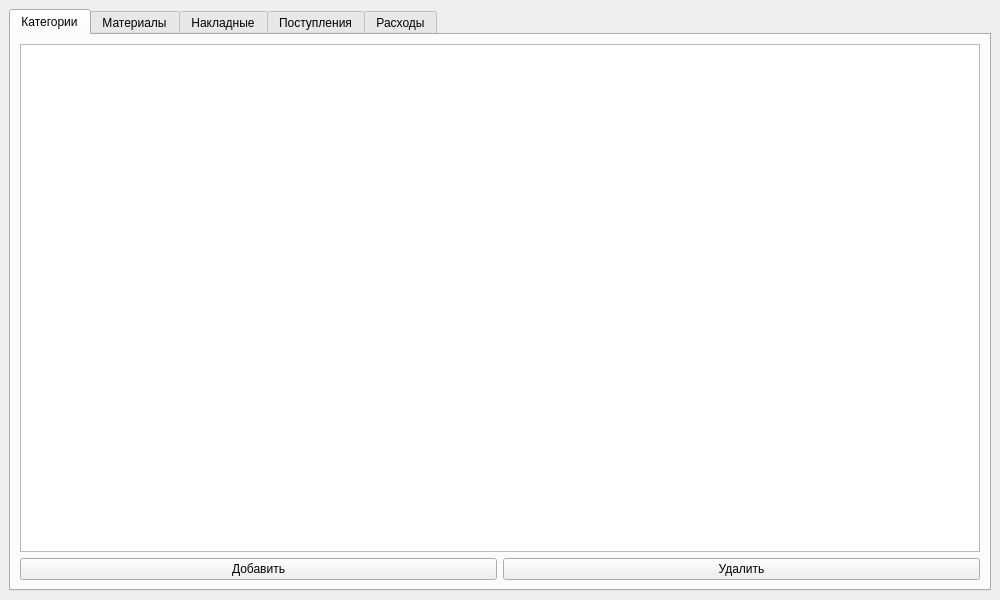
<ui version="4.0">
 <class>MainWindow</class>
 <widget class="QMainWindow" name="MainWindow">
  <property name="geometry">
   <rect>
    <x>0</x>
    <y>0</y>
    <width>1000</width>
    <height>600</height>
   </rect>
  </property>
  <property name="windowTitle">
   <string>Учет материалов на складе</string>
  </property>
  <widget class="QMenuBar" name="menubar">
   <property name="geometry">
    <rect>
     <x>0</x>
     <y>0</y>
     <width>1000</width>
     <height>21</height>
    </rect>
   </property>
   <widget class="QMenu" name="menuФайл">
    <property name="title">
     <string>Файл</string>
    </property>
    <addaction name="actionSave"/>
    <addaction name="actionLoad"/>
   </widget>
   <addaction name="menuФайл"/>
  </widget>
  <widget class="QWidget" name="centralwidget">
   <layout class="QVBoxLayout">
    <item>
     <widget class="QTabWidget" name="tabWidget">
      <property name="currentIndex">
       <number>0</number>
      </property>
      <!-- Вкладка Категории -->
      <widget class="QWidget" name="tabCategory">
       <attribute name="title">
        <string>Категории</string>
       </attribute>
       <layout class="QVBoxLayout">
        <item>
         <widget class="QTableView" name="tableCategory"/>
        </item>
        <item>
         <layout class="QHBoxLayout">
          <item>
           <widget class="QPushButton" name="btnAddCategory">
            <property name="text">
             <string>Добавить</string>
            </property>
           </widget>
          </item>
          <item>
           <widget class="QPushButton" name="btnDeleteCategory">
            <property name="text">
             <string>Удалить</string>
            </property>
           </widget>
          </item>
         </layout>
        </item>
       </layout>
      </widget>
      <!-- Вкладка Материалы -->
      <widget class="QWidget" name="tabMaterial">
       <attribute name="title">
        <string>Материалы</string>
       </attribute>
       <layout class="QVBoxLayout">
        <item>
         <widget class="QTableView" name="tableMaterial"/>
        </item>
        <item>
         <layout class="QHBoxLayout">
          <item>
           <widget class="QPushButton" name="btnAddMaterial">
            <property name="text">
             <string>Добавить</string>
            </property>
           </widget>
          </item>
          <item>
           <widget class="QPushButton" name="btnDeleteMaterial">
            <property name="text">
             <string>Удалить</string>
            </property>
           </widget>
          </item>
         </layout>
        </item>
       </layout>
      </widget>
      <!-- Вкладка Накладные -->
      <widget class="QWidget" name="tabWaybill">
       <attribute name="title">
        <string>Накладные</string>
       </attribute>
       <layout class="QVBoxLayout">
        <item>
         <widget class="QTableView" name="tableWaybill"/>
        </item>
        <item>
         <layout class="QHBoxLayout">
          <item>
           <widget class="QPushButton" name="btnAddWaybill">
            <property name="text">
             <string>Добавить</string>
            </property>
           </widget>
          </item>
          <item>
           <widget class="QPushButton" name="btnDeleteWaybill">
            <property name="text">
             <string>Удалить</string>
            </property>
           </widget>
          </item>
         </layout>
        </item>
       </layout>
      </widget>
      <!-- Вкладка Поступления -->
      <widget class="QWidget" name="tabReceipt">
       <attribute name="title">
        <string>Поступления</string>
       </attribute>
       <layout class="QVBoxLayout">
        <item>
         <widget class="QTableView" name="tableReceipt"/>
        </item>
        <item>
         <layout class="QHBoxLayout">
          <item>
           <widget class="QPushButton" name="btnAddReceipt">
            <property name="text">
             <string>Добавить</string>
            </property>
           </widget>
          </item>
          <item>
           <widget class="QPushButton" name="btnDeleteReceipt">
            <property name="text">
             <string>Удалить</string>
            </property>
           </widget>
          </item>
         </layout>
        </item>
       </layout>
      </widget>
      <!-- Вкладка Расходы -->
      <widget class="QWidget" name="tabExpense">
       <attribute name="title">
        <string>Расходы</string>
       </attribute>
       <layout class="QVBoxLayout">
        <item>
         <widget class="QTableView" name="tableExpense"/>
        </item>
        <item>
         <layout class="QHBoxLayout">
          <item>
           <widget class="QPushButton" name="btnAddExpense">
            <property name="text">
             <string>Добавить</string>
            </property>
           </widget>
          </item>
          <item>
           <widget class="QPushButton" name="btnDeleteExpense">
            <property name="text">
             <string>Удалить</string>
            </property>
           </widget>
          </item>
         </layout>
        </item>
       </layout>
      </widget>
     </widget>
    </item>
   </layout>
  </widget>
  <action name="actionSave">
   <property name="text">
    <string>Сохранить</string>
   </property>
  </action>
  <action name="actionLoad">
   <property name="text">
    <string>Загрузить</string>
   </property>
  </action>
 </widget>
 <resources>
  <include location="data.qrc"/>
 </resources>
 <connections/>
</ui>
